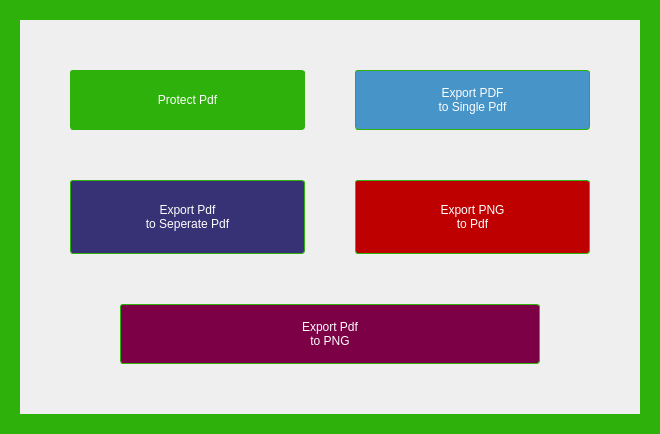
<?xml version="1.0" encoding="UTF-8"?>
<ui version="4.0">
 <class>Frame</class>
 <widget class="QFrame" name="Frame">
  <property name="geometry">
   <rect>
    <x>0</x>
    <y>0</y>
    <width>660</width>
    <height>434</height>
   </rect>
  </property>
  <property name="windowTitle">
   <string>Frame</string>
  </property>
  <property name="styleSheet">
   <string notr="true">
QFrame{
	border-width: 20;
	border-color: rgb(46, 177, 11);
	border-radius: 3;
	border-style: solid;
}

QPushButton{
	border-width: 1;
	border-color: rgb(46, 177, 11);
	border-radius: 3;
	border-style: solid;
	background-color: rgb(46, 177, 11);
	color: rgb(254, 254, 254);		
	font: 75 14pt &quot;Arial&quot;;
}</string>
  </property>
  <property name="frameShape">
   <enum>QFrame::Box</enum>
  </property>
  <property name="lineWidth">
   <number>10</number>
  </property>
  <property name="midLineWidth">
   <number>0</number>
  </property>
  <layout class="QHBoxLayout" name="horizontalLayout_3">
   <property name="spacing">
    <number>0</number>
   </property>
   <property name="leftMargin">
    <number>0</number>
   </property>
   <property name="topMargin">
    <number>0</number>
   </property>
   <property name="rightMargin">
    <number>0</number>
   </property>
   <property name="bottomMargin">
    <number>0</number>
   </property>
   <item>
    <layout class="QVBoxLayout" name="verticalLayout">
     <item>
      <layout class="QHBoxLayout" name="horizontalLayout">
       <property name="spacing">
        <number>50</number>
       </property>
       <property name="leftMargin">
        <number>50</number>
       </property>
       <property name="topMargin">
        <number>50</number>
       </property>
       <property name="rightMargin">
        <number>50</number>
       </property>
       <property name="bottomMargin">
        <number>25</number>
       </property>
       <item>
        <widget class="QPushButton" name="_btnProtectPdf">
         <property name="sizePolicy">
          <sizepolicy hsizetype="Preferred" vsizetype="Preferred">
           <horstretch>0</horstretch>
           <verstretch>0</verstretch>
          </sizepolicy>
         </property>
         <property name="minimumSize">
          <size>
           <width>0</width>
           <height>60</height>
          </size>
         </property>
         <property name="layoutDirection">
          <enum>Qt::LeftToRight</enum>
         </property>
         <property name="autoFillBackground">
          <bool>false</bool>
         </property>
         <property name="text">
          <string>Protect Pdf</string>
         </property>
         <property name="icon">
          <iconset resource="resources.qrc">
           <normaloff>:/resources/images/resources/images/fileLock2.png</normaloff>:/resources/images/resources/images/fileLock2.png</iconset>
         </property>
         <property name="iconSize">
          <size>
           <width>100</width>
           <height>100</height>
          </size>
         </property>
         <property name="autoRepeat">
          <bool>false</bool>
         </property>
         <property name="autoDefault">
          <bool>false</bool>
         </property>
         <property name="default">
          <bool>true</bool>
         </property>
         <property name="flat">
          <bool>false</bool>
         </property>
        </widget>
       </item>
       <item>
        <widget class="QPushButton" name="_btnExportPdf2SinglePdf">
         <property name="sizePolicy">
          <sizepolicy hsizetype="Preferred" vsizetype="Preferred">
           <horstretch>0</horstretch>
           <verstretch>0</verstretch>
          </sizepolicy>
         </property>
         <property name="minimumSize">
          <size>
           <width>0</width>
           <height>60</height>
          </size>
         </property>
         <property name="styleSheet">
          <string notr="true">background-color: rgb(70, 148, 200);</string>
         </property>
         <property name="text">
          <string>Export PDF 
to Single Pdf</string>
         </property>
         <property name="icon">
          <iconset resource="resources.qrc">
           <normaloff>:/resources/images/resources/images/pdf2pdf1.png</normaloff>:/resources/images/resources/images/pdf2pdf1.png</iconset>
         </property>
         <property name="iconSize">
          <size>
           <width>100</width>
           <height>100</height>
          </size>
         </property>
        </widget>
       </item>
      </layout>
     </item>
     <item>
      <layout class="QHBoxLayout" name="horizontalLayout_2">
       <property name="spacing">
        <number>50</number>
       </property>
       <property name="leftMargin">
        <number>50</number>
       </property>
       <property name="topMargin">
        <number>25</number>
       </property>
       <property name="rightMargin">
        <number>50</number>
       </property>
       <property name="bottomMargin">
        <number>25</number>
       </property>
       <item>
        <widget class="QPushButton" name="_btnPdf2SeperatePdf">
         <property name="sizePolicy">
          <sizepolicy hsizetype="Preferred" vsizetype="Preferred">
           <horstretch>0</horstretch>
           <verstretch>0</verstretch>
          </sizepolicy>
         </property>
         <property name="minimumSize">
          <size>
           <width>0</width>
           <height>60</height>
          </size>
         </property>
         <property name="styleSheet">
          <string notr="true">background-color: rgb(55, 49, 118);</string>
         </property>
         <property name="text">
          <string>Export Pdf 
to Seperate Pdf</string>
         </property>
         <property name="icon">
          <iconset resource="resources.qrc">
           <normaloff>:/resources/images/resources/images/pdf2pdf1.png</normaloff>:/resources/images/resources/images/pdf2pdf1.png</iconset>
         </property>
         <property name="iconSize">
          <size>
           <width>100</width>
           <height>100</height>
          </size>
         </property>
        </widget>
       </item>
       <item>
        <widget class="QPushButton" name="_btnPng2Pdf">
         <property name="sizePolicy">
          <sizepolicy hsizetype="Preferred" vsizetype="Preferred">
           <horstretch>0</horstretch>
           <verstretch>0</verstretch>
          </sizepolicy>
         </property>
         <property name="minimumSize">
          <size>
           <width>0</width>
           <height>60</height>
          </size>
         </property>
         <property name="styleSheet">
          <string notr="true">background-color: rgb(190, 0, 0);</string>
         </property>
         <property name="text">
          <string>Export PNG
to Pdf</string>
         </property>
         <property name="icon">
          <iconset resource="resources.qrc">
           <normaloff>:/resources/images/resources/images/png2pdf1.png</normaloff>:/resources/images/resources/images/png2pdf1.png</iconset>
         </property>
         <property name="iconSize">
          <size>
           <width>100</width>
           <height>100</height>
          </size>
         </property>
        </widget>
       </item>
      </layout>
     </item>
     <item>
      <layout class="QHBoxLayout" name="horizontalLayout_4">
       <property name="leftMargin">
        <number>100</number>
       </property>
       <property name="topMargin">
        <number>25</number>
       </property>
       <property name="rightMargin">
        <number>100</number>
       </property>
       <property name="bottomMargin">
        <number>50</number>
       </property>
       <item>
        <widget class="QPushButton" name="_btnExportPdf2Png">
         <property name="sizePolicy">
          <sizepolicy hsizetype="Preferred" vsizetype="Preferred">
           <horstretch>0</horstretch>
           <verstretch>0</verstretch>
          </sizepolicy>
         </property>
         <property name="minimumSize">
          <size>
           <width>0</width>
           <height>60</height>
          </size>
         </property>
         <property name="styleSheet">
          <string notr="true">background-color: rgb(124, 0, 70);</string>
         </property>
         <property name="text">
          <string>Export Pdf 
to PNG</string>
         </property>
         <property name="icon">
          <iconset resource="resources.qrc">
           <normaloff>:/resources/images/resources/images/pdf2png2.png</normaloff>:/resources/images/resources/images/pdf2png2.png</iconset>
         </property>
         <property name="iconSize">
          <size>
           <width>100</width>
           <height>100</height>
          </size>
         </property>
        </widget>
       </item>
      </layout>
     </item>
    </layout>
   </item>
  </layout>
 </widget>
 <resources>
  <include location="icons.qrc"/>
  <include location="resources.qrc"/>
 </resources>
 <connections/>
</ui>
